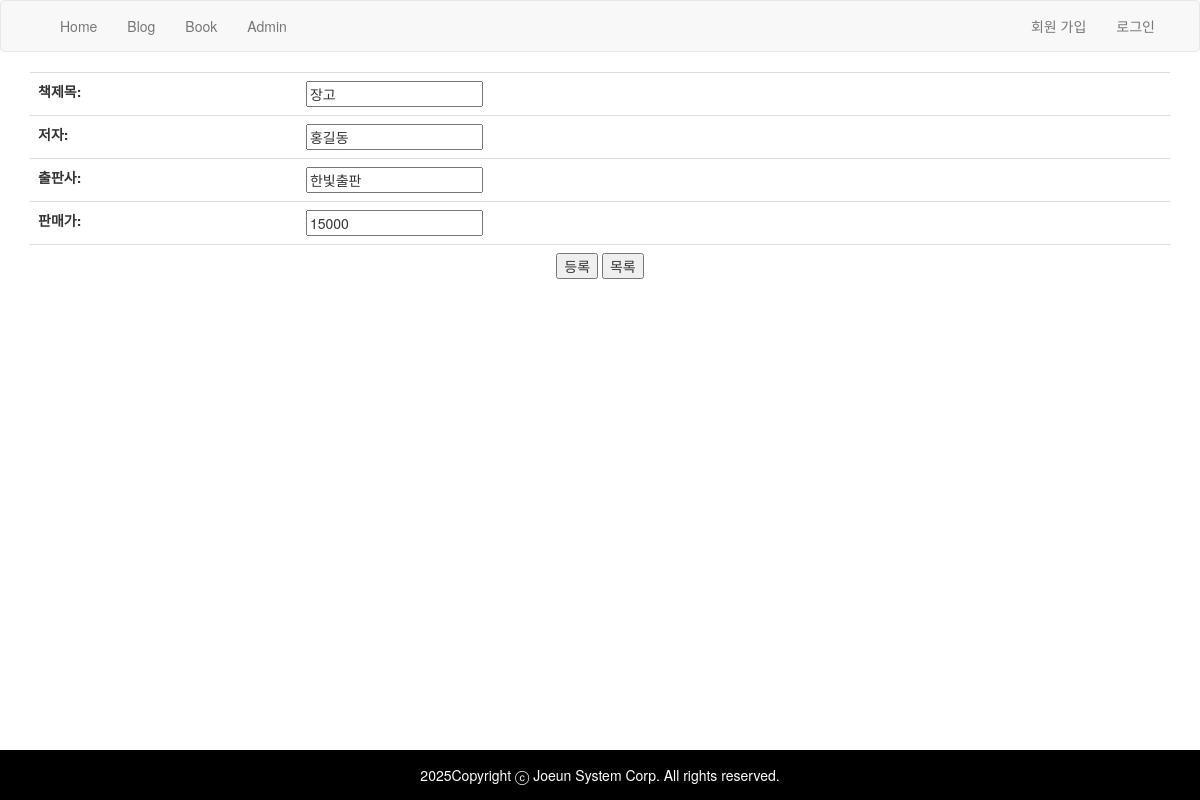
Page /book/9/edit/ on the committed database.
### book/models.py (models this page shows, shortened)
class Book(models.Model):
  title  = models.CharField(verbose_name="책제목",
                            max_length=50)
  author = models.CharField(verbose_name="저자",
                    max_length=50,
                    validators=[#min_length_3_validator
                                MinLengthValidator(3) ])
  publisher = models.CharField(verbose_name="출판사",
                max_length=50, blank=True, null=True)
  publication_date = models.DateTimeField(auto_now_add=True)
  sales     = models.IntegerField(verbose_name="판매가",
                                  default=1000,
                                  validators=[MinValueValidator(0),
                                              MaxValueValidator(1000000)])
  ip        = models.GenericIPAddressField(blank=True, null=True)
  class Meta:
    ordering = ['-publication_date']
    unique_together = (('title','author'), )

### book/templates/book/book_form.html (shortened to what this page needs)
{% extends "base.html" %}
{% block content %}
  <form action="" method="post">
   <table class="table">
     {{form.as_table}}
     <tr>
      <td colspan="2" class="text-center">
       <input type="submit" value="등록">
       <input type="button" value="목록"
       onclick="location='{% url 'book:list'%}'">
      </td>
     </tr>
   </table>
  </form>
{% endblock %}

### rows in the picture
Book: title "장고", author "홍길동", publisher "한빛출판", sales "15000"

### other values in the picture
{{ year }} "2025"
